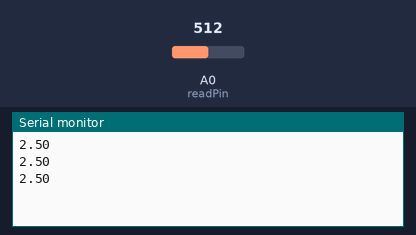
This sketch was run on a simulated Arduino Uno, built with avr-gcc and run on an emulated ATmega328P. On the bench: the last lines printed to the serial monitor. The test bench sets the inputs (shaded band); at power-on: A0 (readPin) = 512.

Above: at 1.3 s.
1.4 s: A0 (readPin) set to 716
At 1.9 s:
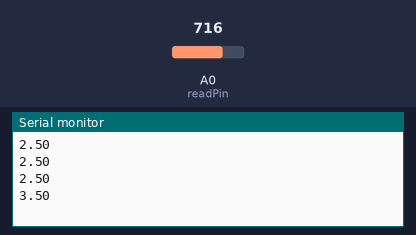
2.9 s: A0 (readPin) set to 900
At 3.4 s:
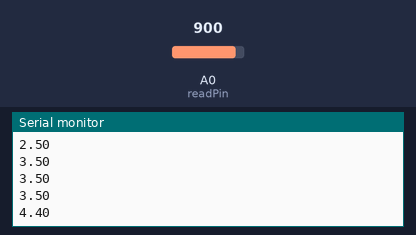
Timing chart, 0 to 5.9 s (numbered marks = the images above; inputs shaded):
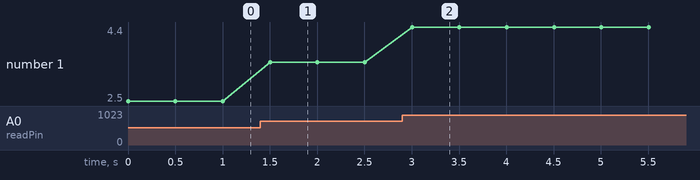

Measured:
- after the input at 1.4 s, the serial monitor: prints a new line after 0.10 s (image 1)
- after the input at 2.9 s, the serial monitor: prints a new line after 0.10 s (image 2)
- plotted number 1: 2.5 → 3.5 after the input at 1.4 s, 3.5 → 4.4 after the input at 2.9 s

The sketch:

AnalogRead.ino
```cpp
int readPin = A0;
float V2 = 0;
int waitTime = 500;
int readVal;

void setup() {
  // put your setup code here, to run once:
  pinMode(readPin, INPUT);
  Serial.begin(9600);
}

void loop() {
  // put your main code here, to run repeatedly:
  readVal = analogRead(readPin);
  V2 = (5./1023.) * readVal;
  Serial.println(V2);
  delay(waitTime);
}

// Estimated voltage for 220 ohms and 10 ohms
// V = IR, I = 5V / 230 ohms, I = 21.7 mA
// V = IR, V = 21.7 mA * 220 ohms, V = 4.78 V
// 5 V - 4.78 V = 0.217 V
// V = IR, V = 21.7 mA * 10 ohms, V = 0.217 V
// 0.217 V - 0.217 V = 0 V
```
